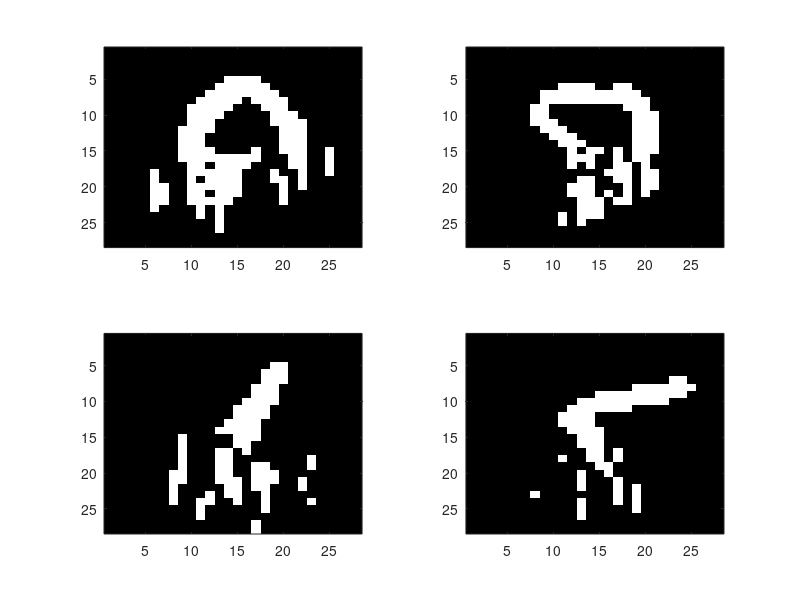

Write MATLAB code to recreate this figure.
%Script to implement an inhomogeneous Markov Chain on the data

clear all;
load MNIST_images.mat

d=size(X,1);
n=size(X,3);


%Train the parameters within each row
Theta=zeros(2,2,d-1,d);%Storing the value of all possible parameters

for k=1:d
	for j=1:(d-1)
		
		aux1=X(j,k,:);
		aux2=X(j+1,k,:);
		%Getting the transitions
		temp=2*aux2-aux1;
		if sum(X(j,k,:)==0)==0
			t00=0;
			t01=0;

		else
			t00=sum(temp==0)/sum(X(j,k,:)==0);
			t01=sum(temp==2)/sum(X(j,k,:)==0);
		end
		
		if sum(X(j+1,k,:)==1)==0
			t10=0;
			t11=0;
		else
			t10=sum(temp==-1)/sum(X(j,k,:)==1);
			t11=sum(temp==1)/sum(X(j,k,:)==1);
		
		end
		Theta(:,:,j,k)=[t00 t01;t10 t11];
	end
end

%Sampling



% Fill-in some random test images
t = size(Xtest,3);
figure(1)
test=0;
for image = 1:4
    subplot(2,2,image);
    
    % Grab a random test example
    ind = randi(t);
    I = Xtest(:,:,ind);
    firstNonNaN=find(isnan(I)); %it should be last nonNaN
    firstNonNaN=firstNonNaN(1);
    n=sum(isnan(I(:,1)));
    % Fill in the bottom half using the model
    for j = 1:d
	for l=firstNonNaN:d	
		transProbs=Theta(I(l-1,j)+1,:,l-1,j);	
		probs=cumsum(transProbs);
		u=rand(1);
		if u<probs(1)
			I(l,j)=0;
		else
			I(l,j)=1;
		end		
	end
    end
    imagesc(reshape(I,[28 28]));
end
colormap gray




